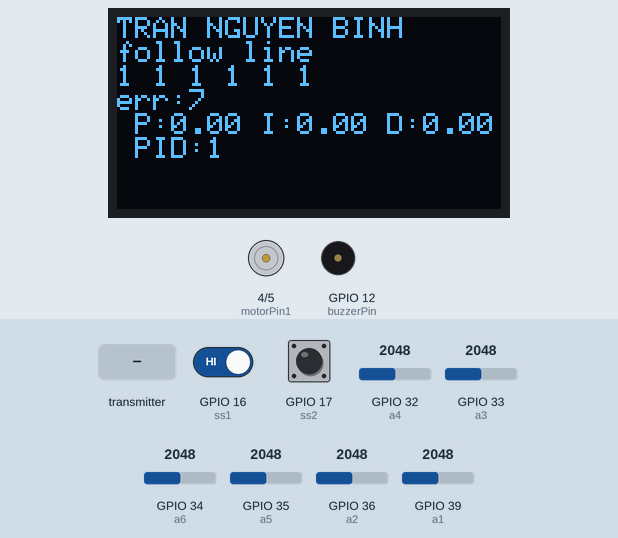
A program run on a simulated ESP32. Parts: 128×64 one-colour display, motor-driver pin pairs drawn as motors (green arrow = first pin HIGH = forward, orange = second pin HIGH = backward, longer = more drive), buzzer (waves = sounding, pin HIGH). Inputs (shaded band) come from the test bench; at power-on: GPIO 16 (ss1) HIGH, GPIO 17 (ss2) HIGH, GPIO 32 (a4) = 2048, GPIO 33 (a3) = 2048, GPIO 34 (a6) = 2048, GPIO 35 (a5) = 2048, GPIO 36 (a2) = 2048, GPIO 39 (a1) = 2048. What the program prints to the serial monitor is not drawn.

Above: at 1.2 s.
1.3 s: the transmitter starts sending kp = 25
At 2.6 s:
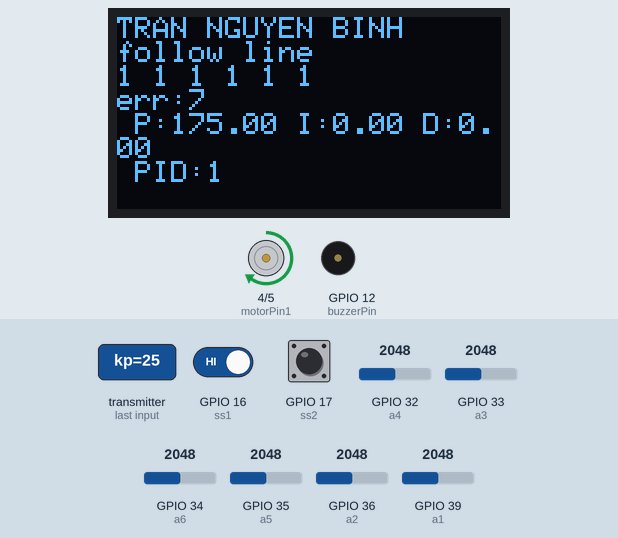
2.9 s: the transmitter starts sending control = manual
At 3.3 s:
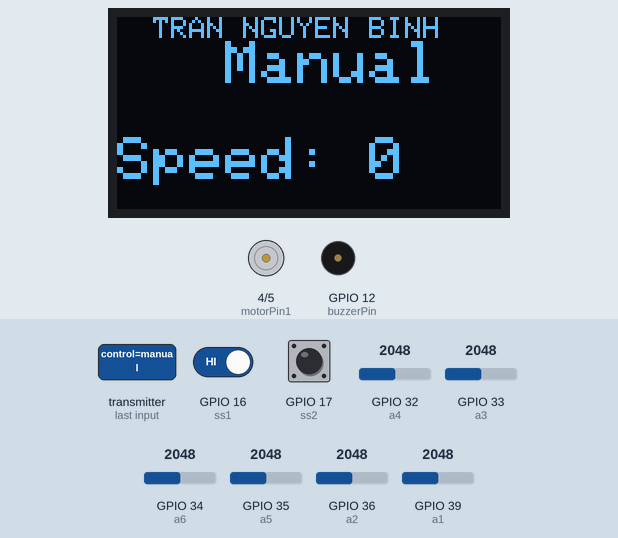
4.4 s: GPIO 16 (ss1) driven LOW
At 4.8 s:
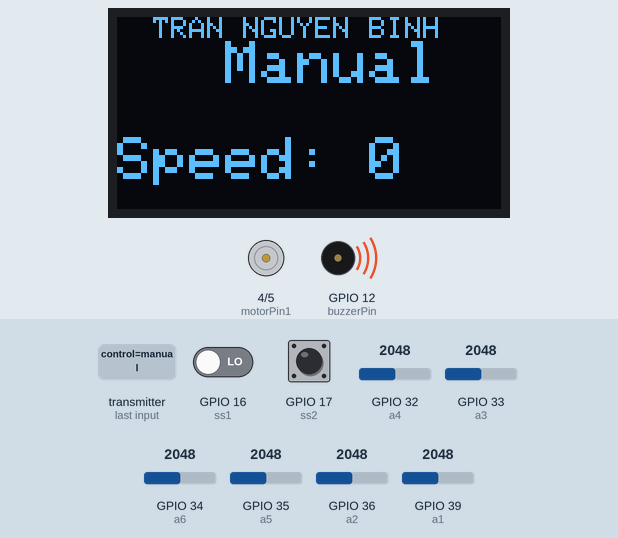
5.9 s: the transmitter starts sending control = fll
7.9 s: the transmitter starts sending kp = 50
At 9.9 s:
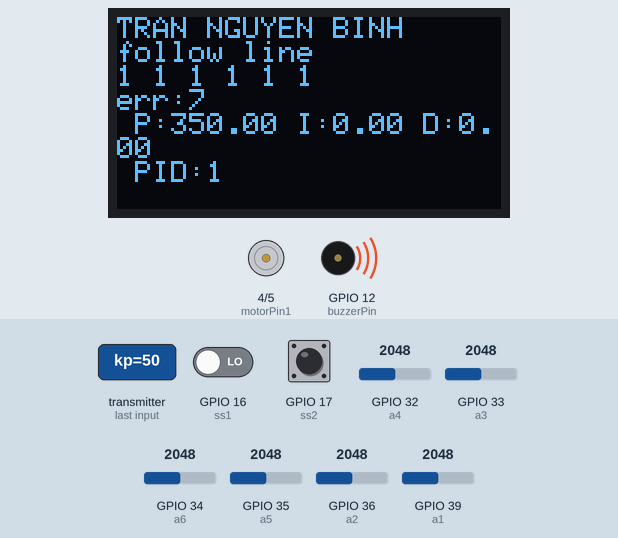
10.9 s: the transmitter starts sending control = len
Timing chart, 0 to 13.9 s (numbered marks = the images above; inputs shaded):
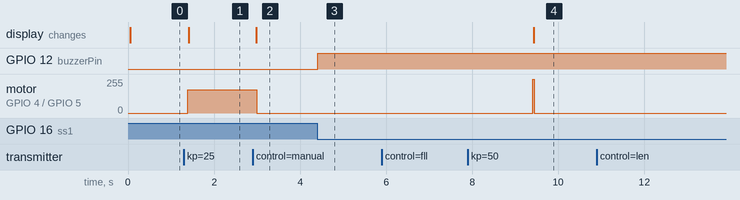

The program:

main.cpp
```cpp
#include <Wire.h>
#include <Adafruit_GFX.h>
#include <Adafruit_SSD1306.h>
#define SCREEN_WIDTH 128
#define SCREEN_HEIGHT 64
#define OLED_RESET    -1 // Không dùng reset
Adafruit_SSD1306 display(SCREEN_WIDTH, SCREEN_HEIGHT, &Wire, OLED_RESET);
#include <WiFi.h>
#include <esp_now.h>
#define a1 39
#define a2 36
#define a3 33
#define a4 32
#define a5 35
#define a6 34
#define motorPin1 4 // Chân điều khiển động cơ trái
#define motorPin2 5 // Chân điều khiển động cơ phải
#define sampling_time 28 // thời gian lấy mẫu
#define inv_sampling_time 35 // 1/samplig time
#define ss1 16  // Chân Trig của cảm biến siêu âm
#define ss2 17  // Chân Echo của cảm biến siêu âm
#define buzzerPin 12 // Chân điều khiển còi
static unsigned long lastToggleTime = 0;
unsigned long toggleInterval = 20000; // Khoảng thời gian nhấp nháy (ms)
// Định nghĩa cấu trúc tin nhắn
float second,first,re;//khai báo biến để xác đinh thời gian 1 vongf looploop
typedef struct struct_message {
  char control[32];  // Chuỗi lệnh điều khiển
  float kp;          // Tham số PID - Proportional
  float ki;          // Tham số PID - Integral
  float kd;          // Tham số PID - Derivative
  float speed;      // Tham số tốc độ
} struct_message;
struct_message myData;  // Biến để chứa tin nhắn nhận được
// phần khai báo các biến
int starttime =0;         // đếm thời gian
int duration =500 ;       // mốc thời gian
int set=1,s1,s2,sp=0,pwm,SS1,SS2, controlstop;          // biến trạng thái auto/manual
float P,I,D , PID,ENA,ENB;
int check,err,pre_err,err1,i_err;
int s[6],f[6],st[6]={1400,890,1000,1000,1030,950};
unsigned long now = 0;
unsigned long settime = 30000;
// Hàm callback khi nhận dữ liệu qua ESP-NOW
void onDataRecv(const uint8_t *mac, const uint8_t *incomingData, int len) {
  memcpy(&myData, incomingData, sizeof(myData));
  // In ra lệnh điều khiển nhận đượcc
  Serial.print("Nhận lệnh: ");
  Serial.println(myData.control);
  if (strcmp(myData.control, "fll") == 0) { // chế độ tự động dò line
    set = 1;
    }
  if (strcmp(myData.control, "manual") == 0) { // chế độ điều khiển
    set = 0;
    }
  pwm =myData.speed;

}
void setup() {
  // Thiết lập chế độ cho các chân điều khiển
  pinMode(motorPin1, OUTPUT);
  pinMode(motorPin2, OUTPUT);
  pinMode(a1,INPUT);
  pinMode(a2,INPUT);
  pinMode(a3,INPUT);
  pinMode(a4,INPUT);
  pinMode(a5,INPUT);
  pinMode(a6,INPUT);
  pinMode(ss1, INPUT);
  pinMode(ss2, INPUT);
  pinMode(buzzerPin, OUTPUT);
  Serial.begin(115200);
  WiFi.mode(WIFI_STA);  // Chế độ Station
  // Khởi tạo ESP-NOW
  if (esp_now_init() != ESP_OK) {
    Serial.println("ESP-NOW Init Failed");
    return;
  }
  esp_now_register_recv_cb(onDataRecv);// Đăng ký hàm callback nhận dữ liệu
  // Bắt đầu I2C và khởi tạo màn hình OLED
  if(!display.begin(SSD1306_SWITCHCAPVCC, 0x3C)) {
    Serial.println(F("SSD1306 allocation failed"));
    for(;;); // Dừng lại nếu không khởi tạo được
  }
}
void control(){
  // Tình thông số PID
   P=myData.kp*err;
   D=myData.kd*(err-pre_err)*inv_sampling_time;
   i_err=myData.ki*(sampling_time*(err+pre_err)/2000);
   I=I+i_err;
   PID=(P+I+D);
   ENA=pwm+PID; // động cơ trái
   ENB=pwm-PID; // động cơ phải
   if (ENA > 255) ENA =255; //kiểm tra PWM tràn số
   if (ENA < 0  ) ENA =0;
   if (ENB > 255) ENB =255;
   if (ENB < 0  ) ENB =0;
   analogWrite(motorPin1,ENA); // gán xung pwm
   analogWrite(motorPin2,ENB);
   pre_err=err;
   check=err;
}
void loop() {
  first=millis();// tính thời gian vòng lặp
  SS1=digitalRead(ss1);
  SS2=digitalRead(ss2);
  if (SS1 == 0 || SS2==0) {
    digitalWrite(buzzerPin,HIGH);
    analogWrite(motorPin1, 0);
    analogWrite(motorPin2, 0); // Đảo trạng thái còi
    delay(5000);
  }else {
    digitalWrite(buzzerPin, LOW); // Tắt còi khi không có vật
  }

if( set == 0){

  if (strcmp(myData.control, "len") == 0) {
    Serial.println("Chạy tới");
    analogWrite(motorPin1, pwm);
    analogWrite(motorPin2, pwm +10);
  }
  if (strcmp(myData.control, "trai") == 0) {
    Serial.println("trái");
    analogWrite(motorPin1, pwm-pwm*0.66);
    analogWrite(motorPin2, pwm);
  }
  if (strcmp(myData.control, "phai") == 0) {
    Serial.println("phải");
    analogWrite(motorPin1, pwm);
    analogWrite(motorPin2, pwm-pwm*0.66);
  }
  if (strcmp(myData.control, "xuong") == 0) {
    Serial.println("Dừng");
    analogWrite(motorPin1, 0);
    analogWrite(motorPin2, 0);
  }
  if (millis()- starttime >= duration){
      strcmp(myData.control, "xuong");
      strcpy(myData.control, "xuong");
      starttime = millis();
  display.clearDisplay();
  display.setTextSize(1);
  display.setTextColor(SSD1306_WHITE);
  display.setCursor(0, 0);
  display.println(F("  TRAN NGUYEN BINH  "));
  display.setTextSize(2);
  display.print(F("   Manual  "));
  display.println();
  display.print("Speed: ");
  display.print(sp);
  display.display();
  }
}
if(set == 1 ){
  control();
    if (millis() - now >= settime) {
        I = 0; // Reset biến
        // Serial.println("Biến I đã được reset về 0.");
        now = millis();  // Cập nhật thời gian reset lần cuối
      }
// cảm biến 1
        delayMicroseconds(10);
        s[0]=analogRead(a1);
        if (s[0] > st[0]) {
          f[0]=1;
          err =-7;
          if (check != err) check=err;
        } else {f[0]=0;}
// cảm biến 2
        delayMicroseconds(10);
        s[1]=analogRead(a2);
        if (s[1] > st[1]) {
          f[1]=1;
          err =-3;
          if (check != err) check=err;
        }else{f[1]=0;}
//cảm biến 3
        delayMicroseconds(10);
        s[2]=analogRead(a3);
        if (s[2] > st[2]) {
          f[2]=1;
          err =0;
          if (check != err) check=err;
        } else{f[2]=0;}
//cảm biến 4
        delayMicroseconds(10);
        s[3]=analogRead(a4);
        if (s[3] > st[3]) {
          f[3]=1;
          err = 0;
          if (check != err) check=err;
        }else{f[3]=0;}
//cảm biến 5
        delayMicroseconds(10);
        s[4]=analogRead(a5);
        if (s[4] > st[4]) {
          f[4]=1;
          err =3;
          if (check != err) check=err;
        }else{f[4]=0;}
//cảm biến 6
        delayMicroseconds(10);
        s[5]=analogRead(a6);
        if (s[5] > st[5]) {
          f[5]=1;
          err =7;
          if (check != err) check=err;
        }else{f[5]=0;}
  display.clearDisplay();
  display.setTextSize(1);
  display.setTextColor(SSD1306_WHITE);
  display.setCursor(0, 0);
  display.println(F("TRAN NGUYEN BINH"));
  display.print(F("follow line"));
  display.println();
    for(int i=0;i<6;i++){
    display.print(f[i]);
    display.print(" ");
    }
    display.println();
    display.print("err:");
    display.print(err);
    display.println();
    display.print(" P:");
    display.print(P);
    display.print(" I:");
    display.print(I);
    display.print(" D:");
    display.print(D);
    display.println();
    display.print(" PID:");
    display.print(set);
    display.display();
  }
  second =millis();
re = second - first;// tính thời gian vòng lặp
    Serial.println(re);
    Serial.println(SS1);
    Serial.println(SS2);
    delay(10);// tính thời gian vòng lặp
}
```

Measured:
- after the input at 1.3 s, motor on GPIO 4 (motorPin1) / GPIO 5 (motorPin2): stopped → forward 175/255 after 0.08 s; the display: changes after 0.11 s (image 1)
- after the input at 2.9 s, motor on GPIO 4 (motorPin1) / GPIO 5 (motorPin2): forward 175/255 → stopped after 0.09 s; the display: changes after 0.08 s (image 2)
- after the input at 4.4 s, GPIO 12 (buzzerPin): LOW → HIGH at once
- after the input at 5.9 s, every drawn part: stays the same
- after the input at 7.9 s, the display: changes after 1.5 s (image 4)
- after the input at 10.9 s, every drawn part: stays the same
